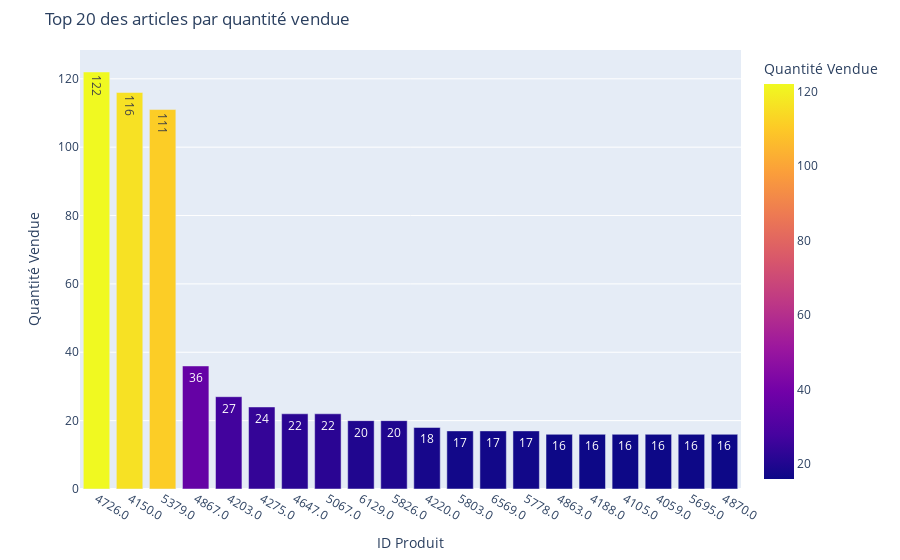

Notebook source saved alongside this figure:
### Markdown cell above
<div style="border: 1px solid RGB(51,165,182);" >
<h3 style="margin: auto; padding: 20px; color: RGB(51,165,182); ">Etape 5.2 - Analyse des ventes en Quantités</h3>
</div>

### Code cell
#####################################
# Palmares des articles en quantité #
#####################################

#Effectuer le tri dans l'ordre décroissant de quantités vendues du dataset merged_df
df_sorted_quantity = merged_df.sort_values(by='total_sales', ascending=False).copy()

#Réinitialiser l'index du dataset par un reset_index
df_sorted_quantity = df_sorted_quantity.reset_index(drop=True)

#Afficher les 20 premier articles en quantité
top_20_quantity = df_sorted_quantity.head(20).copy()
#print(top_20_quantity)

top_20_quantity  ["product_id"] =top_20_quantity ["product_id"].astype(str)

# Graphique en barre des 20 premiers articles avec plotly express 

fig = px.bar(
    top_20_quantity, 
    x='product_id', 
    y='total_sales',
    title='Top 20 des articles par quantité vendue',
    labels={'product_id': 'ID Produit', 'total_sales': 'Quantité Vendue'},
    color='total_sales', 
    color_continuous_scale=px.colors.sequential.Plasma,
    text='total_sales'  # Ajout des étiquettes de données
)

# Affichage automatique des étiquettes avec ajustement
fig.update_traces(texttemplate='%{text:.0f}', textposition='inside', textfont_size=12)

# Ajustement des marges du graphique pour éviter les étiquettes coupées
fig.update_layout(
    margin=dict(t=50, b=50),
    height=400  # Augmente la hauteur si nécessaire
)

# Affichage du graphique
fig.show()

### Figure 1 — Plotly figure (JSON) as saved in the notebook; plotly's stock layout.template omitted (floating-point values rounded to 4 significant figures)
{"data": [{"alignmentgroup": "True", "hovertemplate": "ID Produit=%{x}<br>Quantité Vendue=%{marker.color}<extra></extra>", "legendgroup": "", "marker": {"color": [122, 116, 111, 36, 27, 24, 22, 22, 20, 20, 18, 17, 17, 17, 16, 16, 16, 16, 16, 16], "coloraxis": "coloraxis", "pattern": {"shape": ""}}, "name": "", "offsetgroup": "", "orientation": "v", "showlegend": false, "text": [122, 116, 111, 36, 27, 24, 22, 22, 20, 20, 18, 17, 17, 17, 16, 16, 16, 16, 16, 16], "textfont": {"size": 12}, "textposition": "inside", "texttemplate": "%{text:.0f}", "type": "bar", "x": ["4726.0", "4150.0", "5379.0", "4867.0", "4203.0", "4275.0", "4647.0", "5067.0", "6129.0", "5826.0", "4220.0", "5803.0", "6569.0", "5778.0", "4863.0", "4188.0", "4105.0", "4059.0", "5695.0", "4870.0"], "xaxis": "x", "y": [122, 116, 111, 36, 27, 24, 22, 22, 20, 20, 18, 17, 17, 17, 16, 16, 16, 16, 16, 16], "yaxis": "y"}], "layout": {"autosize": true, "barmode": "relative", "coloraxis": {"colorbar": {"title": {"text": "Quantité Vendue"}}, "colorscale": [[0, "#0d0887"], [0.1111, "#46039f"], [0.2222, "#7201a8"], [0.3333, "#9c179e"], [0.4444, "#bd3786"], [0.5556, "#d8576b"], [0.6667, "#ed7953"], [0.7778, "#fb9f3a"], [0.8889, "#fdca26"], [1, "#f0f921"]]}, "legend": {"tracegroupgap": 0}, "margin": {"b": 50, "t": 50}, "title": {"text": "Top 20 des articles par quantité vendue"}, "xaxis": {"anchor": "y", "autorange": true, "domain": [0, 1], "range": [-0.5, 19.5], "title": {"text": "ID Produit"}, "type": "category"}, "yaxis": {"anchor": "x", "autorange": true, "domain": [0, 1], "range": [0, 128.4], "title": {"text": "Quantité Vendue"}, "type": "linear"}}}
